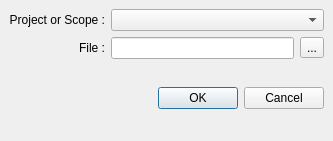
<ui version="4.0" >
 <author></author>
 <comment></comment>
 <exportmacro></exportmacro>
 <class>AddExistant</class>
 <widget class="QDialog" name="AddExistant" >
  <property name="geometry" >
   <rect>
    <x>0</x>
    <y>0</y>
    <width>333</width>
    <height>141</height>
   </rect>
  </property>
  <property name="windowTitle" >
   <string>Add Existing Files</string>
  </property>
  <property name="windowIcon" >
   <iconset resource="../resources/resources.qrc" >:/divers/images/logo.png</iconset>
  </property>
  <layout class="QGridLayout" >
   <property name="margin" >
    <number>9</number>
   </property>
   <property name="spacing" >
    <number>6</number>
   </property>
   <item row="4" column="1" colspan="3" >
    <layout class="QHBoxLayout" >
     <property name="margin" >
      <number>0</number>
     </property>
     <property name="spacing" >
      <number>6</number>
     </property>
     <item>
      <spacer>
       <property name="orientation" >
        <enum>Qt::Horizontal</enum>
       </property>
       <property name="sizeHint" >
        <size>
         <width>40</width>
         <height>20</height>
        </size>
       </property>
      </spacer>
     </item>
     <item>
      <widget class="QPushButton" name="okButton" >
       <property name="text" >
        <string>OK</string>
       </property>
      </widget>
     </item>
     <item>
      <widget class="QPushButton" name="cancelButton" >
       <property name="text" >
        <string>Cancel</string>
       </property>
      </widget>
     </item>
    </layout>
   </item>
   <item row="4" column="0" >
    <spacer>
     <property name="orientation" >
      <enum>Qt::Vertical</enum>
     </property>
     <property name="sizeHint" >
      <size>
       <width>20</width>
       <height>16</height>
      </size>
     </property>
    </spacer>
   </item>
   <item rowspan="2" row="0" column="0" colspan="2" >
    <layout class="QVBoxLayout" >
     <property name="margin" >
      <number>0</number>
     </property>
     <property name="spacing" >
      <number>6</number>
     </property>
     <item>
      <widget class="QLabel" name="label" >
       <property name="text" >
        <string>Project or Scope :</string>
       </property>
       <property name="alignment" >
        <set>Qt::AlignRight|Qt::AlignTrailing|Qt::AlignVCenter</set>
       </property>
      </widget>
     </item>
     <item>
      <widget class="QLabel" name="label_2" >
       <property name="text" >
        <string>File :</string>
       </property>
       <property name="alignment" >
        <set>Qt::AlignRight|Qt::AlignTrailing|Qt::AlignVCenter</set>
       </property>
      </widget>
     </item>
    </layout>
   </item>
   <item row="0" column="2" colspan="2" >
    <widget class="QComboBox" name="comboProjects" />
   </item>
   <item row="1" column="2" >
    <widget class="QLineEdit" name="filename" />
   </item>
   <item row="1" column="3" >
    <widget class="QToolButton" name="fileButton" >
     <property name="text" >
      <string>...</string>
     </property>
    </widget>
   </item>
  </layout>
 </widget>
 <pixmapfunction></pixmapfunction>
 <resources>
  <include location="../resources/resources.qrc" />
 </resources>
 <connections>
  <connection>
   <sender>okButton</sender>
   <signal>clicked()</signal>
   <receiver>AddExistant</receiver>
   <slot>accept()</slot>
   <hints>
    <hint type="sourcelabel" >
     <x>351</x>
     <y>38</y>
    </hint>
    <hint type="destinationlabel" >
     <x>233</x>
     <y>29</y>
    </hint>
   </hints>
  </connection>
  <connection>
   <sender>cancelButton</sender>
   <signal>clicked()</signal>
   <receiver>AddExistant</receiver>
   <slot>reject()</slot>
   <hints>
    <hint type="sourcelabel" >
     <x>330</x>
     <y>66</y>
    </hint>
    <hint type="destinationlabel" >
     <x>197</x>
     <y>125</y>
    </hint>
   </hints>
  </connection>
 </connections>
</ui>
